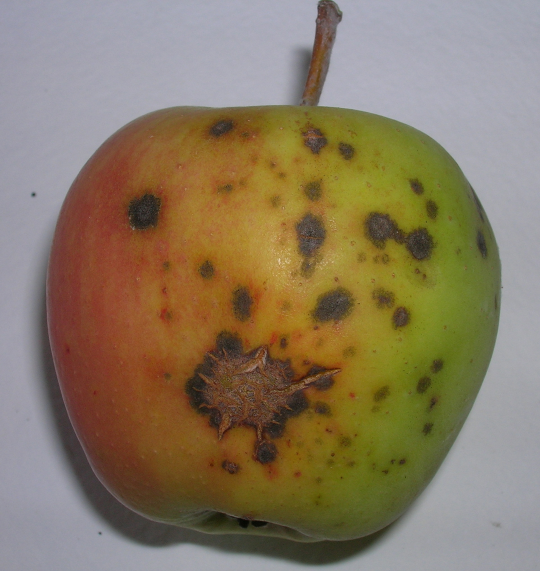
%> input picture TestPictures/A_Bad1.jpg, 1080 x 1142 px (shown at 1/2 size)
$ octave Orange_Project.m   (GNU Octave 9; MATLAB toolbox functions it lacks are replaced by stand-ins)
%> lines starting %> are read from the running program, lines starting %| are printed output that depends on the picture; in (x1, y1, x2, y2) boxes, pixels count from 0 and x2, y2 are one past the last pixel; in counts of white or black regions, pixels touching at a corner belong together; the program's own positions count from 1
clc; clear all ; close all;
%get input images
[fileName,path] = uigetfile('*.*','Enter an Image');
%> the answer given: TestPictures/A_Bad1.jpg
fileName = strcat(path,fileName);

[fileName1,path1] = uigetfile('*.*','Enter an Image1');
%> the answer given: TestPictures/A_Bad3.jpg
fileName1 = strcat(path1,fileName1);

%filter images
rgbImg = imread(fileName);
%> rgbImg is the input picture: size 1142x1080x3 uint8; mean R, G, B 136.2, 121.1, 96.2
rgbImg = imresize(rgbImg, [512, 512]);
%> rgbImg: size 512x512x3 uint8
grayImg = rgb2gray(rgbImg);

rgbImg1 = imread(fileName1);
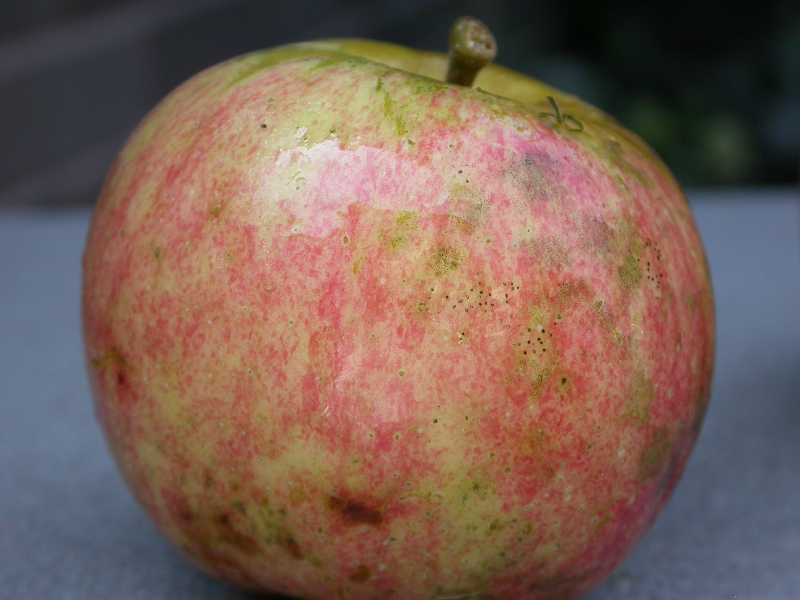
%> input picture TestPictures/A_Bad3.jpg, 800 x 600 px
%> rgbImg1 is the input picture: size 600x800x3 uint8; mean R, G, B 122.8, 97, 85.5
rgbImg1 = imresize(rgbImg1, [512, 512]);
%> rgbImg1: size 512x512x3 uint8
grayImg1 = rgb2gray(rgbImg1);

%thresholding this
[imgA,t, iterations] =  OptimalTVal(grayImg,0.5);
%> the loop in OptimalTVal, `while ~finished` made 1 pass
%> (m1, m2, newT, finished, tValue) on pass 1: (0.632, 0.353, 0.492, true, 0.492)
%> pass 1, in OptimalTVal, `div = grayScaleImage > tValue;`:
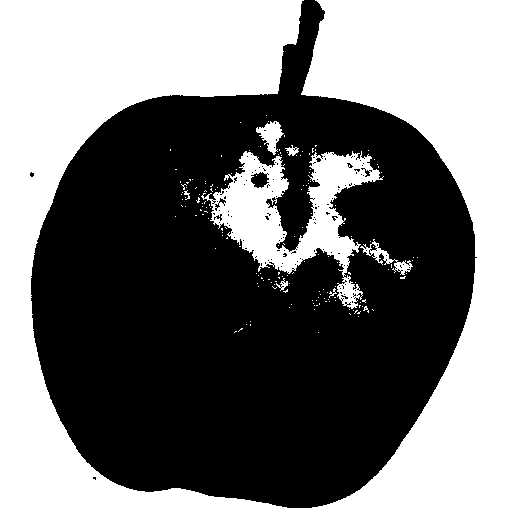
%> div: size 512x512 logical; 46.1% white; 169 white regions (161 under 20 px), largest, box (x1, y1, x2, y2) and area: (0, 0, 512, 512) 109123, (201, 151, 384, 309) 10298, (256, 121, 284, 155) 466
%> after the loop in OptimalTVal, `while ~finished`: iterations = 1
%> in OptimalTVal, `BDM = im2bw(grayScaleImage,tValue);`: BDM: size 512x512 logical; 47.1% white; 184 white regions (177 under 20 px), largest, box (x1, y1, x2, y2) and area: (0, 0, 512, 512) 109384, (194, 118, 417, 316) 13339, (284, 143, 302, 158) 120
%> in OptimalTVal, `t = tValue;`: t = 0.492
%> t = 0.492; iterations = 1
e = edge(imgA,'Prewitt');
%> e: size 512x512 logical; 2.7% white in thin lines or dots, all inside (x1, y1, x2, y2) = (29, 0, 478, 509)
e = imfill(e,'holes');

%create bounding boxes
imshow(rgbImg);
hold on;
areas = regionprops(e,'Area');
%> areas = 188 regions; largest, Area: 626, 470, 446, 410, 403
bboxes = regionprops(e,'BoundingBox');
%> bboxes = 188 regions; largest, box (x1, y1, x2, y2): (360, 179, 478, 489), (301, 4, 432, 144), (30, 226, 95, 470), (87, 93, 277, 139), (109, 479, 359, 509)

for j= 1:length(areas) %draw on top of the original img all the bounding boxes that match the condition
    if (areas(j).Area<1600) && (areas(j).Area>124)
      currBb = bboxes(j).BoundingBox;
      rectangle('Position',[currBb(1),currBb(2),currBb(3),currBb(4)],'EdgeColor','b');
    end
end
%> this loop made 188 passes
%> currBb on passes 2, 11, 16, 22, 31, 52, 57: [30.5 226.5 65 244], [87.5 93.5 190 46], [109.5 479.5 250 30], [178.5 173.5 59 39], [199.5 198.5 35 42], [244.5 247.5 77 49], [250.5 172.5 20 17]
%> after the loop, currBb = [385.5 250.5 32 34]
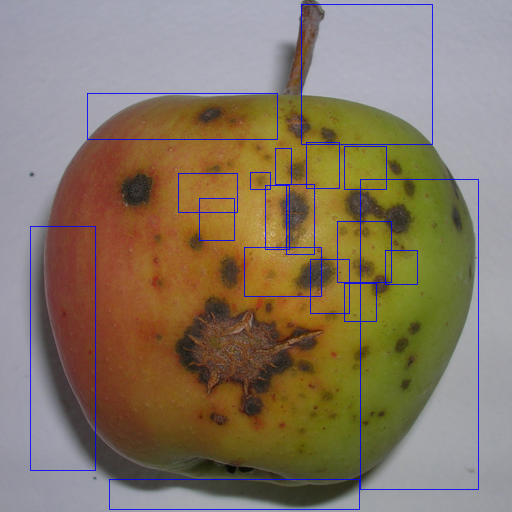
%> figure redrawn from the program's plot data
%if the bd box histogram is more white => most likely wax or
%reflection dosent matter to us
%if the bd box histogram is more brown or black => decay or disease not
%good
hold off;
figure;


[imgB,t1, iterations1] =  OptimalTVal(grayImg1,0.5);
%> call 2 of OptimalTVal, with tValue = 0.5
%> the loop in OptimalTVal (call 2), `while ~finished` made 1 pass
%> (m1, m2, newT, finished, tValue) on pass 1: (0.611, 0.319, 0.465, true, 0.465)
%> in OptimalTVal (call 2), `BDM = im2bw(grayScaleImage,tValue);`:
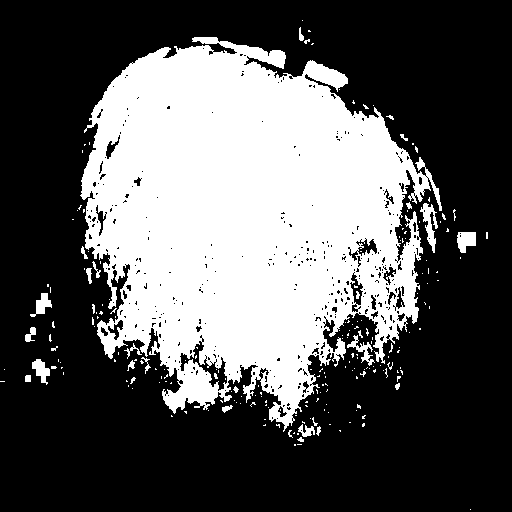
%> BDM: size 512x512 logical; 35.3% white; 215 white regions (189 under 20 px), largest, box (x1, y1, x2, y2) and area: (80, 37, 442, 432) 89471, (420, 203, 438, 253) 374, (457, 232, 476, 253) 302
%> in OptimalTVal (call 2), `t = tValue;`: t = 0.465
%> t1 = 0.465; iterations1 = 1
e1 = edge(imgB,'Prewitt');
%> e1: size 512x512 logical; 4.2% white in thin lines or dots
e1 = imfill(e1,'holes');
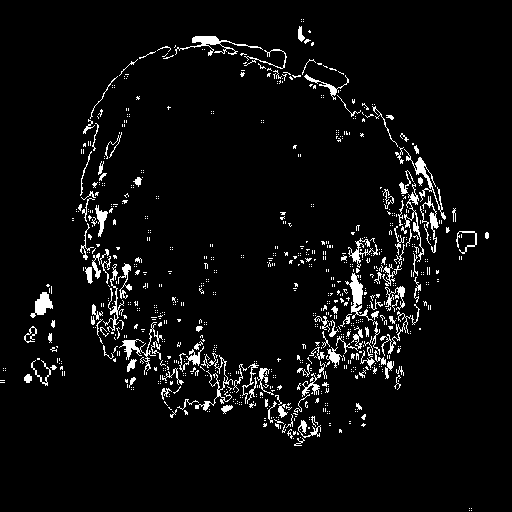
%> e1: size 512x512 logical; 4.8% white in thin lines or dots

%create bounding boxes
imshow(rgbImg1);
hold on;
areas1 = regionprops(e1,'Area');
%> areas1 = 921 regions; largest, Area: 414, 393, 382, 353, 308
bboxes1 = regionprops(e1,'BoundingBox');
%> bboxes1 = 921 regions; largest, box (x1, y1, x2, y2): (404, 149, 446, 220), (119, 322, 163, 375), (195, 355, 233, 411), (175, 36, 263, 56), (404, 183, 424, 262)

for j= 1:length(areas1) %draw on top of the original img all the bounding boxes that match the condition
    if (areas1(j).Area<1600) && (areas1(j).Area>124)
      currBb = bboxes1(j).BoundingBox;
      rectangle('Position',[currBb(1),currBb(2),currBb(3),currBb(4)],'EdgeColor','b');
    end
end
%> this loop made 921 passes
%> currBb on pass 9: [30.5 292.5 23 26]
%> after the loop, currBb = [422.5 196.5 17 57]
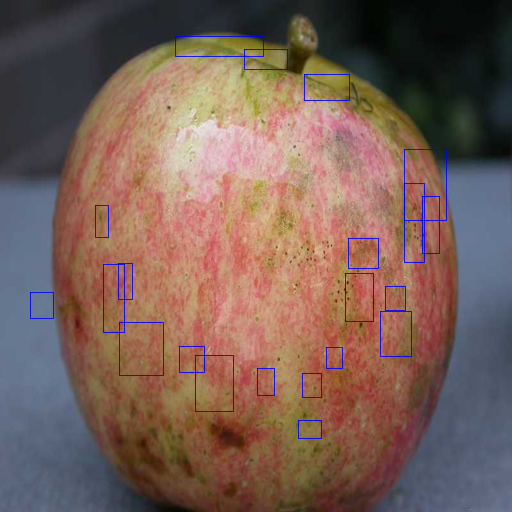
%> figure redrawn from the program's plot data
hold off;
figure;

%show comperisons
subplot(5,2,1);
imshow(rgbImg);

subplot(5,2,2);
imshow(rgbImg1);

subplot(5,2,3);
imshow(grayImg);

subplot(5,2,4);
imshow(grayImg1);

subplot(5,2,5);
imhist(grayImg);

subplot(5,2,6);
imhist(grayImg1);

subplot(5,2,7);
imshow(imgA);

subplot(5,2,8);
imshow(imgB);
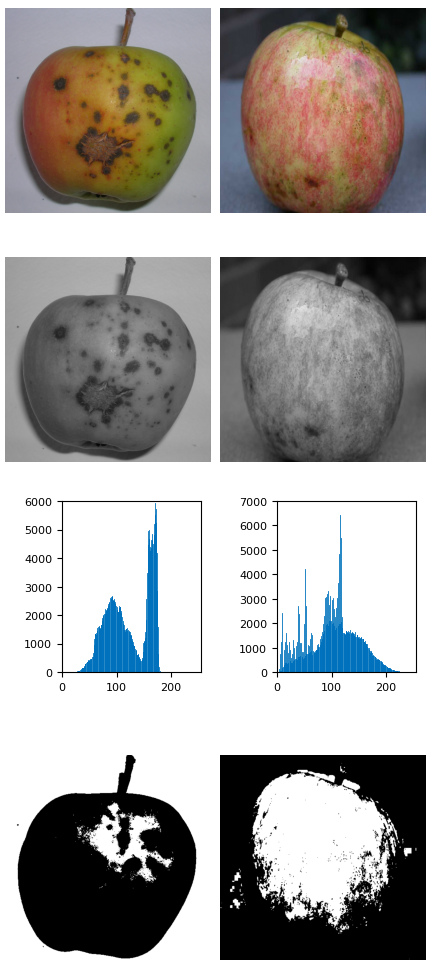
%> figure redrawn from the program's plot data, 8 panels

% [5 lines of commented-out code are left out]

%%Functions

function [BDM,t, iterations] =  OptimalTVal(grayScaleImage,tValue)
    grayScaleImage = im2double(grayScaleImage);
    finished = false; %stop condition for out while loop
    iterations = 0; %iteration counter
    %selecting initial estimation for this image
    while ~finished
        div = grayScaleImage > tValue;
        %devide into 2 groups
        m1 = mean(grayScaleImage(div));
        m2 = mean(grayScaleImage(~div));
        newT = 0.5 * (m1 + m2); %computing new T value
        finished = newT <= tValue; %if the value convers we stop the loop
        tValue = newT;
        iterations = iterations + 1; %counting the iterations
    end
BDM = im2bw(grayScaleImage,tValue);
t = tValue;
end %Return a logical img with the optimal tvalue
